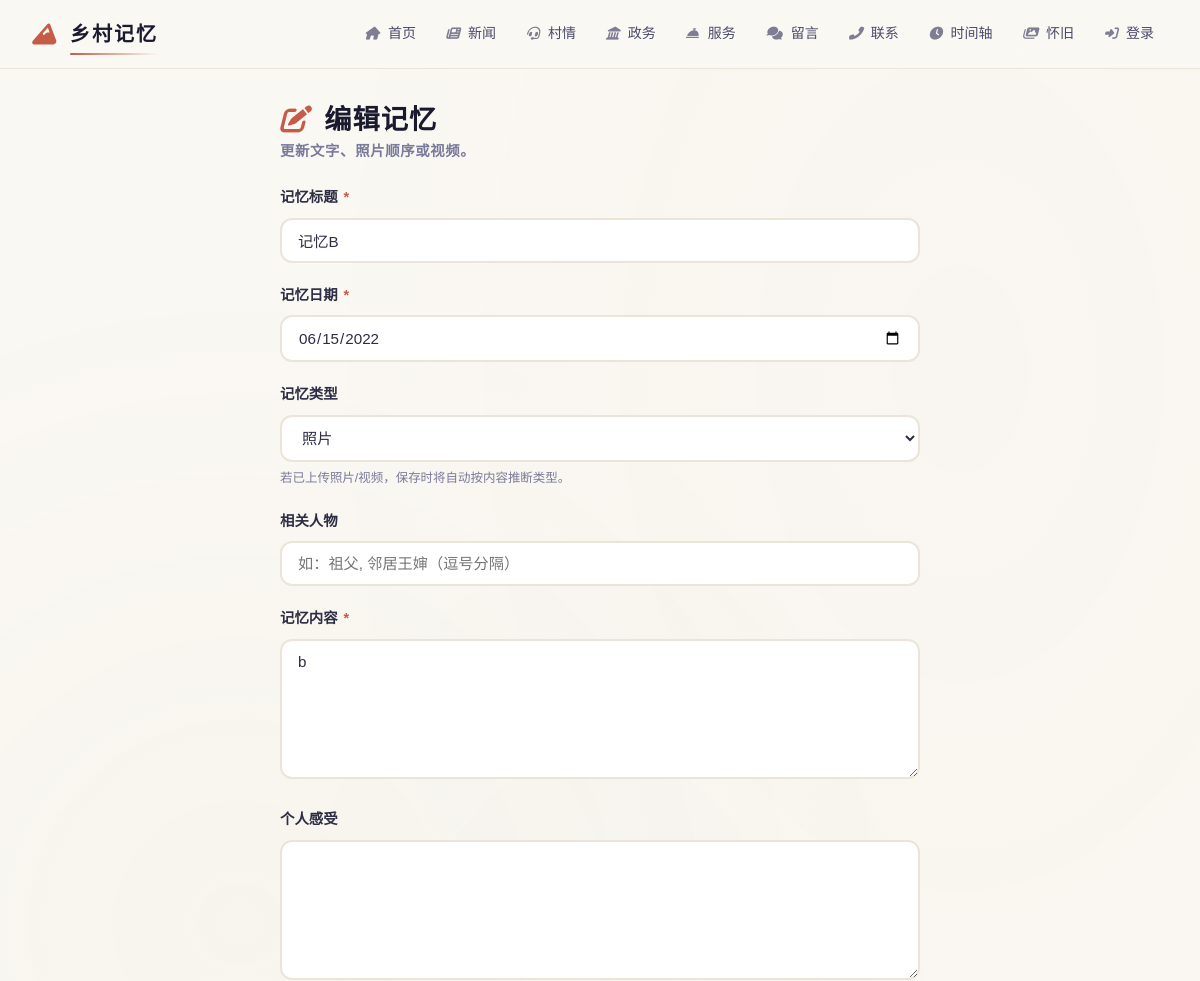
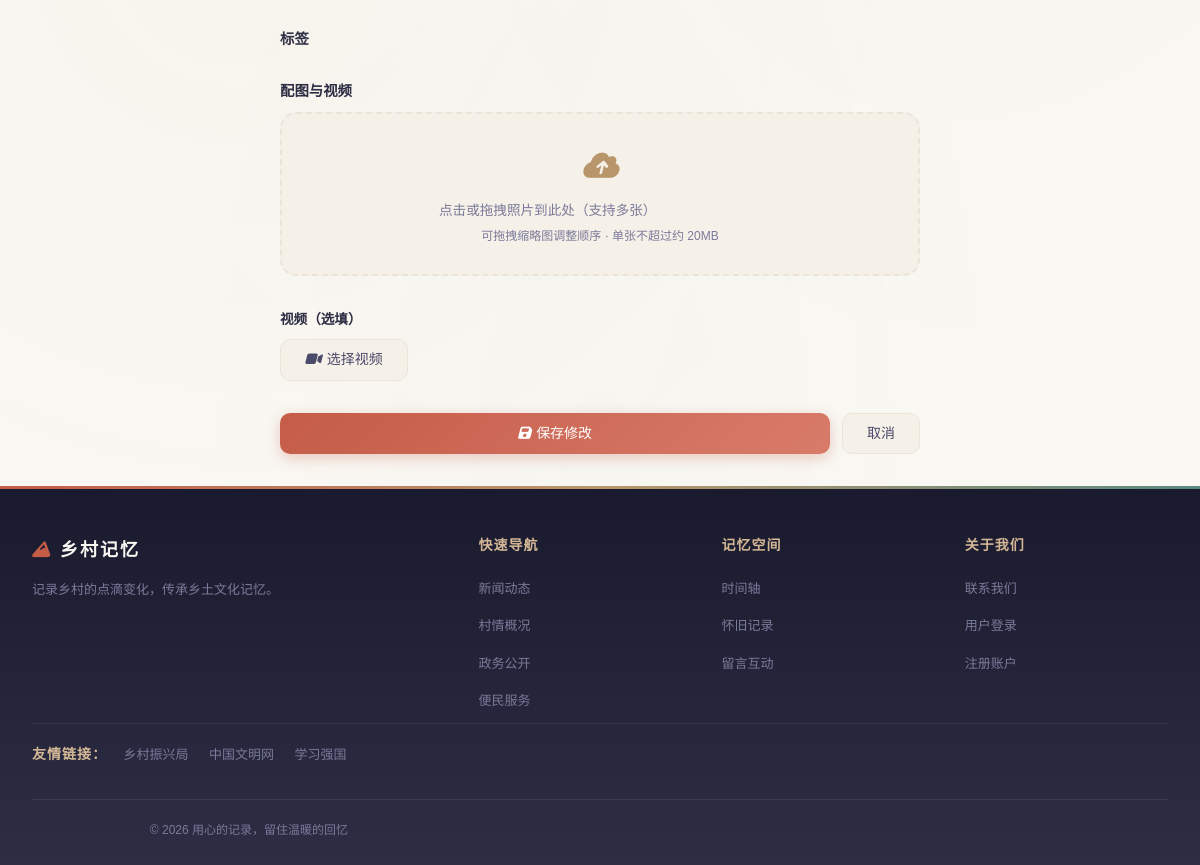
The page /memories/2/edit on the database its author committed (2 pictures, top to bottom).
### models.py (models this page shows, shortened)
class SiteConfig(db.Model):
    __tablename__ = "site_config"
    id = db.Column(db.Integer, primary_key=True)
    site_title = db.Column(db.String(100), default="乡村记忆")  # 站点标题
    site_slogan = db.Column(db.Text, default="")  # 站点副标题/标语
    logo_url = db.Column(db.String(255), default="")  # 图片 Logo 访问 URL
    logo_name = db.Column(db.String(100), default="乡村记忆")  # 文字 Logo 名称
    logo_icon = db.Column(db.String(50), default="fas fa-mountain")  # 文字 Logo 图标
    nav_menu = db.Column(db.Text, default="[]")  # 导航菜单 JSON
    footer_brand = db.Column(db.Text, default="")  # 页脚品牌名
    footer_about = db.Column(db.Text, default="")  # 页脚简介文案
    footer_links = db.Column(db.Text, default="[]")  # 页脚链接分组 JSON
    footer_copyright = db.Column(db.Text, default="")  # 版权后缀（不含年份）
    quick_links = db.Column(db.Text, default="[]")  # 首页快速入口 JSON
    home_stats = db.Column(db.Text, default="{}")  # 首页/村情统计 JSON
    about_content = db.Column(db.Text, default="")  # 关于我们页正文（富文本）
    hero_subtitle = db.Column(
        db.Text, default="生态宜居 · 产业兴旺 · 乡风文明"
    )  # 封面副标题
    hero_title = db.Column(db.Text, default="美丽乡村")  # 封面主标题（Hero 悬浮文字，后台可配）
    stat_labels = db.Column(db.Text, default="{}")  # KPI 标签 JSON: {population,area,output,satisfaction}
    intro_title = db.Column(db.Text, default="关于我们的村庄")  # 「关于我们的村庄」区块标题
    intro_subtitle = db.Column(db.Text, default="山水田园间，品味乡村魅力")  # 「关于我们的村庄」副文案
    features_title = db.Column(db.Text, default="乡村特色")  # 「乡村特色」区块标题
    features_subtitle = db.Column(db.Text, default="生态、生产、生活融合发展")  # 「乡村特色」副文案
    village_info_title = db.Column(db.Text, default="村庄信息")  # 「村庄信息」区块标题（P1）
    updated_at = db.Column(
        db.DateTime, default=datetime.utcnow, onupdate=datetime.utcnow
    )
    @classmethod
    def get(cls):
        try:
            row = cls.query.first()
        except Exception:
            row = None
        if row is None:
            row = cls(id=1, **cls.default_values())
        return row
    @property
    def nav_items(self):
        try:
            items = json.loads(self.nav_menu) if self.nav_menu else []
        except (json.JSONDecodeError, TypeError):
            items = []
        if not isinstance(items, list):
            items = []
        items = [i for i in items if i.get("is_active", True)]
        items.sort(key=lambda x: x.get("sort_order", 0))
        return items
    @property
    def footer_link_groups(self):
        try:
            groups = json.loads(self.footer_links) if self.footer_links else []
        except (json.JSONDecodeError, TypeError):
            groups = []
        return groups if isinstance(groups, list) else []

class Memory(db.Model):
    __tablename__ = "memories"
    id = db.Column(db.Integer, primary_key=True)
    title = db.Column(db.String(200), nullable=False)
    author_id = db.Column(db.Integer, db.ForeignKey("users.id"))
    content = db.Column(db.Text)
    reflection = db.Column(db.Text)
    memory_type = db.Column(db.String(20), default="text")
    date_recorded = db.Column(db.Date, default=lambda: datetime.utcnow().date())
    photo_urls = db.Column(db.Text, default="[]")
    video_urls = db.Column(db.Text, default="[]")
    audio_url = db.Column(db.String(500))
    audio_duration = db.Column(db.String(50))
    thumbnail = db.Column(db.String(500))
    people_involved = db.Column(db.Text, default="[]")
    locations = db.Column(db.Text, default="[]")
    tags = db.Column(db.Text, default="[]")
    is_public = db.Column(db.Boolean, default=True)
    create_time = db.Column(db.DateTime, default=datetime.utcnow)
    update_time = db.Column(
        db.DateTime, default=datetime.utcnow, onupdate=datetime.utcnow
    )
    def get_photos(self):
        return _json_list(self.photo_urls)
    def get_videos(self):
        return _json_list(self.video_urls)
    def get_tags(self):
        return _json_list(self.tags)
    def get_people(self):
        return _json_list(self.people_involved)

class FriendLink(db.Model):
    __tablename__ = "friend_links"
    id = db.Column(db.Integer, primary_key=True)
    name = db.Column(db.String(100), nullable=False)  # 链接名称
    url = db.Column(db.String(255), default="")  # 跳转地址
    logo_url = db.Column(db.String(255), default="")  # 站点图标（可选）
    description = db.Column(db.Text, default="")  # 备注
    sort_order = db.Column(db.Integer, default=0)  # 排序
    is_active = db.Column(db.Boolean, default=True)  # 是否展示
    created_at = db.Column(db.DateTime, default=datetime.utcnow)

### routes/memories.py (the view)
@memories_bp.route("/memories/<int:mid>/edit")
def edit_memory_page(mid):
    memory = Memory.query.get_or_404(mid)
    tags = Tag.query.all()
    memory.tag_names = memory.get_tags()
    memory.date = str(memory.date_recorded) if memory.date_recorded else ""
    memory.type = memory.memory_type
    memory.people = ", ".join(memory.get_people()) if memory.get_people() else ""
    memory.feeling = memory.reflection
    memory.photo_urls_list = memory.get_photos()
    memory.video_urls_list = memory.get_videos()
    return render_template("edit_memory.html", memory=memory, tags=tags)

### models.py (called while the page is built)
def _json_list(text):
    try:
        result = json.loads(text)
    except (json.JSONDecodeError, TypeError):
        return []
    return result if isinstance(result, list) else []

### templates/edit_memory.html (shortened to what this page needs)
{% extends "base.html" %}
{% from "macros/upload_zone.html" import render_upload_zone %}
{% block head %}
<link rel="stylesheet" href="{{ url_for('static', filename='css/memorial.css') }}" />
{% endblock %}
{% block content %}
<div class="simple-form">
  <h2 class="mem-page-head" style="margin-bottom: var(--space-6);">
    <div>
      <h1 style="font-size:1.7rem;"><i class="fas fa-edit" style="color:var(--cinnabar);"></i> 编辑记忆</h1>
      <p>更新文字、照片顺序或视频。</p>
    </div>
  </h2>
  <form id="memoryForm" novalidate>
    <div class="form-group">
      <label>记忆标题 <span class="req">*</span></label>
      <input type="text" id="memoryTitle" value="{{ memory.title }}" />
    </div>
    <div class="form-group">
      <label>记忆日期 <span class="req">*</span></label>
      <input type="date" id="memoryDate" value="{{ memory.date }}" />
    </div>
    <div class="form-group">
      <label>记忆类型</label>
      <select id="memoryType">
        <option value="photo" {% if memory.type == 'photo' %}selected{% endif %}>照片</option>
      </select>
      <div class="form-hint" style="font-size:0.78rem;color:var(--ink-muted);margin-top:6px;">若已上传照片/视频，保存时将自动按内容推断类型。</div>
    </div>
    <div class="form-group">
      <label>相关人物</label>
      <input type="text" id="memoryPeople" value="{{ memory.people or '' }}" placeholder="如：祖父, 邻居王婶（逗号分隔）" />
    </div>
    <div class="form-group">
      <label>记忆内容 <span class="req">*</span></label>
      <textarea id="memoryContent">{{ memory.content }}</textarea>
    </div>
    <div class="form-group">
      <label>个人感受</label>
      <textarea id="memoryFeeling">{{ memory.feeling or '' }}</textarea>
    </div>
    <div class="form-group">
      <label>标签</label>
    </div>
    <div class="form-group">
      <label>配图与视频</label>
      {{ render_upload_zone() }}
    </div>
    <div class="form-actions">
      <button type="submit" class="btn btn-primary" id="submitBtn">
        <i class="fas fa-save"></i> <span>保存修改</span>
      </button>
      <a href="/memories/{{ memory.id }}" class="btn btn-secondary">取消</a>
    </div>
  </form>
</div>
{% endblock %}

### templates/base.html (shortened to what this page needs)
<!doctype html>
<html lang="zh-CN">
  <head>
    <link
      rel="stylesheet"
      href="{{ url_for('static', filename='font-awesome/css/all.min.css') }}"
    />
    <link rel="stylesheet" href="/static/css/style.css" />
    {% block head %}{% endblock %}
  </head>
  <body class="{% if request.path.startswith('/admin') %}is-admin{% endif %}">
    <header class="site-header">
      <div class="header-inner">
        <a href="/" class="logo-area">
          {% if site_config and site_config.logo_url %}
          <img src="{{ site_config.logo_url }}" alt="{{ site_config.logo_name or 'logo' }}" style="height: 28px; border-radius: 6px;" />
          {% else %}
          <i class="{{ site_config.logo_icon if site_config and site_config.logo_icon else 'fas fa-mountain' }}"></i>
          <span>{{ site_config.logo_name if site_config and site_config.logo_name else '乡村记忆' }}</span>
          {% endif %}
        </a>
        <ul class="nav-links" id="navLinks">
          {% if site_config %}
          {% for item in site_config.nav_items %}
          <li>
            <a href="{{ item.url }}"><i class="{{ item.icon or 'fas fa-circle' }}"></i> {{ item.label }}</a>
          </li>
          {% endfor %}
          {% endif %}
          {% if session['user'] %}
          <li>
            <a href="/logout"><i class="fas fa-sign-out-alt"></i> 退出</a>
          </li>
          {% else %}
          <li>
            <a href="/login"><i class="fas fa-sign-in-alt"></i> 登录</a>
          </li>
          {% endif %}
        </ul>
      </div>
    </header>
    <main class="container">
       {% block content %}{% endblock %}
    </main>
    <footer>
      <div class="footer-inner">
        <div>
          <div class="footer-brand">
            {% if site_config and site_config.logo_icon %}<i class="{{ site_config.logo_icon }}" style="margin-right: 8px; color: var(--cinnabar)"></i>{% endif %}{{ site_config.footer_brand if site_config and site_config.footer_brand else '乡村记忆' }}
          </div>
          <p class="footer-desc">
            {{ site_config.footer_about if site_config and site_config.footer_about else '记录乡村的点滴变化，传承乡土文化记忆。<br />让每一份乡愁都有处安放，让每一个故事都被铭记。' }}
          </p>
        </div>
        {% for group in (site_config.footer_link_groups if site_config else []) %}
        <div>
          <div class="footer-title">{{ group.title }}</div>
          <ul class="footer-links">
            {% for link in group.links %}
            <li><a href="{{ link.url }}">{{ link.label }}</a></li>
            {% endfor %}
          </ul>
        </div>
        {% endfor %}
      </div>
      {% if friend_links %}
      <div class="footer-friends" style="border-top: 1px solid rgba(255, 255, 255, 0.08); padding-top: 16px; margin-bottom: 8px;">
        <span class="footer-title" style="margin-right: 12px;">友情链接：</span>
        {% for fl in friend_links %}
        <a href="{{ fl.url }}" target="_blank" rel="noopener noreferrer" style="margin-right: 16px; color: var(--ink-muted); font-size: 13px;">{{ fl.name }}</a>
        {% endfor %}
      </div>
      {% endif %}
      <div class="footer-bottom">
        <p>&copy; {{ now.year }} {{ site_config.footer_copyright if site_config and site_config.footer_copyright else '乡村记忆系统 | 用心的记录，留住温暖的回忆' }}</p>
      </div>
    </footer>
  </body>
</html>

### static/css/style.css (style rules this page uses)
:root { --cinnabar: #c45c48; --cinnabar-light: #d97b6a; --cinnabar-pale: #f5e0dc; --jade: #5a8a7f; --jade-light: #7ab5a8; --jade-pale: #e0f0ec; --gold: #b8956a; --gold-light: #d4b896; --gold-pale: #f5efe6; --ink-dark: #1a1a2e; --ink: #2d2d44; --ink-light: #4a4a6a; --ink-muted: #7a7a9a; --paper: #faf8f3; --paper-warm: #f5f0e8; --paper-deep: #ebe5d9; --shadow-sm: 0 1px 3px rgba(26, 26, 46, 0.06); --shadow-md: 0 4px 16px rgba(26, 26, 46, 0.08); --shadow-lg: 0 8px 32px rgba(26, 26, 46, 0.1); --shadow-xl: 0 16px 48px rgba(26, 26, 46, 0.12); --font-display: "Noto Serif SC", "Source Han Serif SC", serif; --font-body: "Noto Sans SC", "PingFang SC", "Microsoft YaHei", sans-serif; --font-mono: "JetBrains Mono", "Fira Code", monospace; --radius-sm: 8px; --radius-md: 12px; --radius-lg: 16px; --radius-xl: 20px; --radius-full: 9999px; --space-1: 4px; --space-2: 8px; --space-3: 12px; --space-4: 16px; --space-5: 20px; --space-6: 24px; --space-8: 32px; --space-10: 40px; --space-12: 48px; --space-16: 64px; --ease-out: cubic-bezier(0.16, 1, 0.3, 1); --ease-in-out: cubic-bezier(0.65, 0, 0.35, 1); --duration-fast: 150ms; --duration-normal: 250ms; --duration-slow: 400ms; }
*, *::before, *::after { box-sizing: border-box; margin: 0; padding: 0; }
html { font-size: 16px; -webkit-font-smoothing: antialiased; -moz-osx-font-smoothing: grayscale; }
body { font-family: var(--font-body); background: var(--paper); color: var(--ink); line-height: 1.7; min-height: 100vh; display: flex; flex-direction: column; }
a { color: var(--cinnabar); text-decoration: none; transition: color var(--duration-fast) var(--ease-out); }
h1, h2, h3, h4, h5, h6 { font-family: var(--font-display); font-weight: 700; line-height: 1.3; color: var(--ink-dark); letter-spacing: 0.02em; }
h1 { font-size: clamp(1.75rem, 1.25rem + 2.5vw, 2.75rem); }
h2 { font-size: clamp(1.4rem, 1.1rem + 1.5vw, 2rem); }
p { max-width: 65ch; }
.container { max-width: 1280px; margin: 0 auto; padding: var(--space-8) var(--space-6); width: 100%; flex: 1; }
.btn { display: inline-flex; align-items: center; justify-content: center; gap: var(--space-2); padding: 10px 24px; border-radius: var(--radius-md); font-size: 0.9rem; font-weight: 500; font-family: var(--font-body); cursor: pointer; transition: all var(--duration-fast) var(--ease-out); border: 1px solid transparent; line-height: 1.4; white-space: nowrap; }
.btn-primary { background: linear-gradient(135deg, var(--cinnabar), var(--cinnabar-light)); color: white; box-shadow: 0 4px 14px rgba(196, 92, 72, 0.3); }
.btn-secondary { background: var(--paper-warm); color: var(--ink-light); border-color: var(--paper-deep); }
.form-group { margin-bottom: var(--space-5); }
.form-group label { display: block; font-weight: 600; margin-bottom: var(--space-1); font-size: 0.85rem; color: var(--ink); }

### static/css/memorial.css (style rules this page uses)
.mem-page-head { margin-bottom: var(--space-8); display: flex; align-items: flex-end; justify-content: space-between; gap: var(--space-4); flex-wrap: wrap; }
.mem-page-head h1 { font-family: var(--font-display); font-size: 1.9rem; font-weight: 700; color: var(--ink-dark); letter-spacing: 0.04em; margin: 0; }
.mem-page-head h1 i { color: var(--cinnabar); margin-right: var(--space-2); }
.mem-page-head p { color: var(--ink-muted); font-size: 0.9rem; margin: var(--space-1) 0 0; }

### templates/edit_memory.html (style rules this page uses)
.simple-form { max-width: 640px; margin: 0 auto; }
.form-group { margin-bottom: var(--space-5); }
.form-group > label { display: block; font-weight: 600; margin-bottom: var(--space-2); font-size: 0.9rem; color: var(--ink); }
.form-group > label .req { color: var(--cinnabar); margin-left: 2px; }
.form-group input[type="text"], .form-group input[type="date"], .form-group textarea, .form-group select { width: 100%; padding: 12px 16px; border: 2px solid var(--paper-deep); border-radius: var(--radius-md); font-size: 0.95rem; font-family: inherit; background: #fff; color: var(--ink); transition: border-color var(--duration-fast) var(--ease-out), box-shadow var(--duration-fast) var(--ease-out); }
.form-group textarea { min-height: 140px; resize: vertical; }
.form-actions { display: flex; gap: 12px; margin-top: var(--space-6); }
.form-actions .btn-primary { flex: 1; }

### rows shown on the page
SiteConfig: logo_name "乡村记忆", footer_brand "乡村记忆", footer_about "记录乡村的点滴变化，传承乡土文化记忆。", footer_copyright "用心的记录，留住温暖的回忆"
Memory: title "记忆B", content "b"
FriendLink: name "乡村振兴局"
FriendLink: name "中国文明网"
FriendLink: name "学习强国"

### other values the page prints
{{ item.label }} "首页" "新闻" "村情" "政务" "服务" "留言" "联系" "时间轴" "怀旧"
{{ group.title }} "快速导航" "记忆空间" "关于我们"
{{ link.label }} "新闻动态" "村情概况" "政务公开" "便民服务" "时间轴" "怀旧记录" "留言互动" "联系我们" "用户登录" "注册账户"
